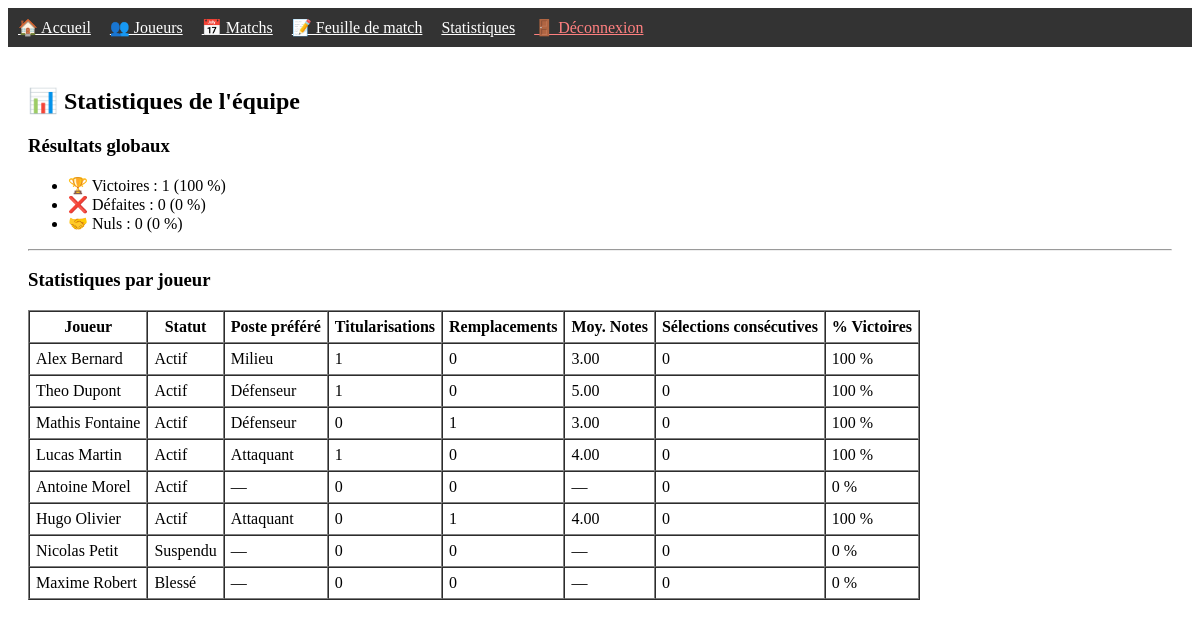
Before: /stats/stats_equipe.php (signed in) with the older database file.
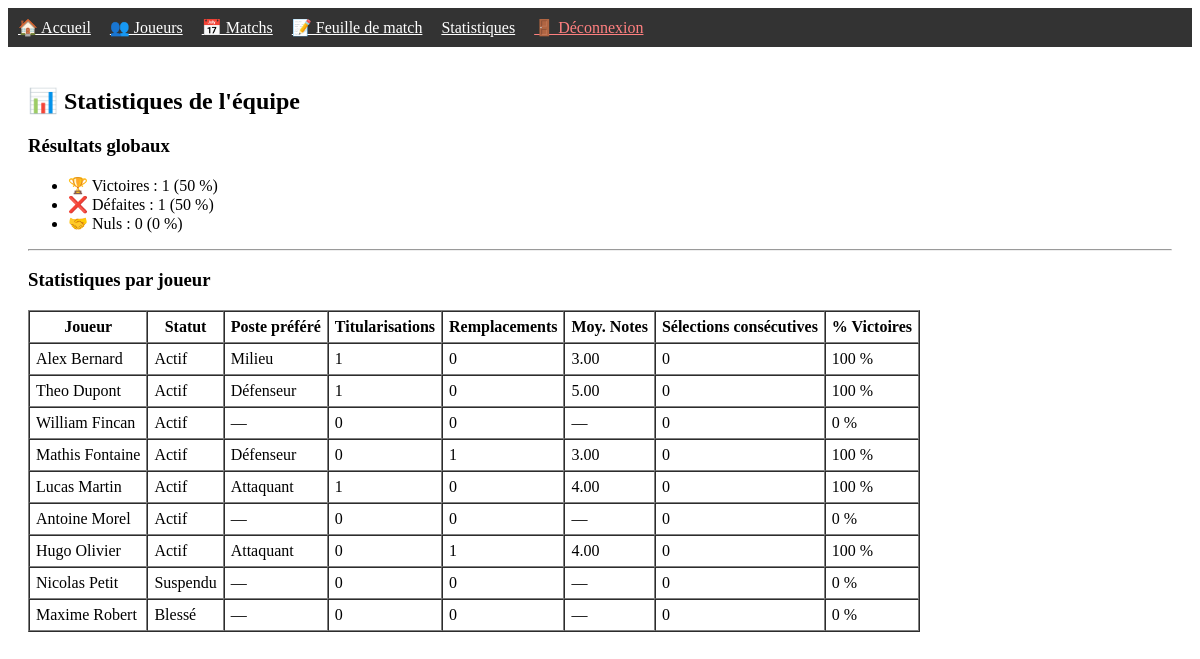
After: the same page with the newer database file.
### tables this page shows
CREATE TABLE joueur (
    id_joueur INT(11) NOT NULL AUTO_INCREMENT,
    nom VARCHAR(50) NOT NULL,
    prenom VARCHAR(50) NOT NULL,
    num_licence VARCHAR(20) UNIQUE,
    date_naissance DATE DEFAULT NULL,
    taille_cm INT(11) DEFAULT NULL,
    poids_kg DECIMAL(5,2) DEFAULT NULL,
    id_statut INT(11) NOT NULL,

    PRIMARY KEY (id_joueur),
    FOREIGN KEY (id_statut) REFERENCES statut(id_statut)
);

CREATE TABLE statut (
    id_statut INT(11) NOT NULL AUTO_INCREMENT,
    code VARCHAR(10) NOT NULL,
    libelle VARCHAR(50) NOT NULL,
    PRIMARY KEY (id_statut),
    UNIQUE KEY(code)
);

### stats/stats_equipe.php (the view, shortened to what this page needs)
<?php
require_once __DIR__ . "/../includes/config.php";
include __DIR__ . "/../includes/header.php";
$totalMatchs = $gestion_sportive->query("
    SELECT COUNT(*) FROM matchs
    WHERE resultat IS NOT NULL
")->fetchColumn();
$statsEquipe = $gestion_sportive->query("
    SELECT resultat, COUNT(*) AS nb
    FROM matchs
    WHERE resultat IS NOT NULL
    GROUP BY resultat
")->fetchAll(PDO::FETCH_KEY_PAIR);
$victoires = $statsEquipe["VICTOIRE"] ?? 0;
$defaites  = $statsEquipe["DEFAITE"] ?? 0;
$nuls      = $statsEquipe["NUL"] ?? 0;
function pct($nb, $total) {
    return $total > 0 ? round(($nb / $total) * 100, 1) : 0;
}
$joueurs = $gestion_sportive->query("
    SELECT j.id_joueur, j.nom, j.prenom, s.libelle AS statut
    FROM joueur j
    JOIN statut s ON j.id_statut = s.id_statut
    ORDER BY j.nom
")->fetchAll(PDO::FETCH_ASSOC);
?>
<h2>📊 Statistiques de l'équipe</h2>
<h3>Résultats globaux</h3>
<ul>
    <li>🏆 Victoires : <?= $victoires ?> (<?= pct($victoires, $totalMatchs) ?> %)</li>
    <li>❌ Défaites : <?= $defaites ?> (<?= pct($defaites, $totalMatchs) ?> %)</li>
    <li>🤝 Nuls : <?= $nuls ?> (<?= pct($nuls, $totalMatchs) ?> %)</li>
</ul>
<hr>
<h3>Statistiques par joueur</h3>
<table border="1" cellpadding="6" cellspacing="0">
<thead>
<tr>
    <th>Joueur</th>
    <th>Statut</th>
    <th>Poste préféré</th>
    <th>Titularisations</th>
    <th>Remplacements</th>
    <th>Moy. Notes</th>
    <th>Sélections consécutives</th>
    <th>% Victoires</th>
</tr>
</thead>
<tbody>
<?php foreach ($joueurs as $j): ?>
<?php
$id = $j["id_joueur"];
$stmt = $gestion_sportive->prepare("
    SELECT
        SUM(role = 'TITULAIRE') AS titulaires,
        SUM(role = 'REMPLACANT') AS rempla
    FROM participation
    WHERE id_joueur = ?
");
$stmt->execute([$id]);
$roles = $stmt->fetch();
$stmt = $gestion_sportive->prepare("
    SELECT ROUND(AVG(evaluation),2)
    FROM participation
    WHERE id_joueur = ? AND evaluation IS NOT NULL
");
$stmt->execute([$id]);
$moyenne = $stmt->fetchColumn();
$stmt = $gestion_sportive->prepare("
    SELECT p.libelle
    FROM participation pa
    JOIN poste p ON pa.id_poste = p.id_poste
    WHERE pa.id_joueur = ? AND pa.evaluation IS NOT NULL
    GROUP BY pa.id_poste
    ORDER BY AVG(pa.evaluation) DESC
    LIMIT 1
");
$stmt->execute([$id]);
$postePref = $stmt->fetchColumn() ?: "—";
$stmt = $gestion_sportive->prepare("
    SELECT
        SUM(m.resultat = 'VICTOIRE') AS wins,
        COUNT(*) AS total
    FROM participation pa
    JOIN matchs m ON pa.id_match = m.id_match
    WHERE pa.id_joueur = ? AND m.resultat IS NOT NULL
");
$stmt->execute([$id]);
$winStats = $stmt->fetch();
$pctWins = $winStats["total"] > 0
    ? round(($winStats["wins"] / $winStats["total"]) * 100, 1)
    : 0;
$consecutifs = 0;
?>
<tr>
    <td><?= htmlspecialchars($j["prenom"]." ".$j["nom"]) ?></td>
    <td><?= htmlspecialchars($j["statut"]) ?></td>
    <td><?= htmlspecialchars($postePref) ?></td>
    <td><?= $roles["titulaires"] ?? 0 ?></td>
    <td><?= $roles["rempla"] ?? 0 ?></td>
    <td><?= $moyenne ?? "—" ?></td>
    <td><?= $consecutifs ?></td>
    <td><?= $pctWins ?> %</td>
</tr>
<?php endforeach; ?>
</tbody>
</table>
<?php include __DIR__ . "/../includes/footer.php"; ?>

### includes/header.php (shortened to what this page needs)
<!DOCTYPE html>
<html>
<head>
    <link rel="stylesheet" href="/Projet_PHP/assets/css/style.css">
</head>
<body>
<nav style="background:#333; padding:10px;">
    <a href="/Projet_PHP/index.php" style="color:white; margin-right:15px;">🏠 Accueil</a>
    <a href="/Projet_PHP/joueurs/liste_joueurs.php" style="color:white; margin-right:15px;">👥 Joueurs</a>
    <a href="/Projet_PHP/matchs/liste_matchs.php" style="color:white; margin-right:15px;">📅 Matchs</a>
    <a href="/Projet_PHP/feuille_match/historique_feuille.php?id=1" style="color:white; margin-right:15px;">📝 Feuille de match</a>
    <a href="/Projet_PHP/stats/stats_joueurs_pro.php?id=1" style="color:white; margin-right:15px;">Statistiques</a>
    <?php if (isset($_SESSION["user_id"])): ?>
        <a href="/Projet_PHP/logout.php" style="color:#ff8080;">🚪 Déconnexion</a>
    <?php endif; ?>
</nav>
<div class="container" style="padding:20px;">

### includes/footer.php
</body>
</html>

Changed rows visible on the page:
added joueur: prenom+nom "William Fincan", id_statut.libelle "Actif", postePref "—", titulaires "0", rempla "0", moyenne "—", consecutifs "0", pctWins "0"
Other visible differences:
pct($victoires, $totalMatchs): "100" → "50"
$defaites: "0" → "1"
pct($defaites, $totalMatchs): "0" → "50"
